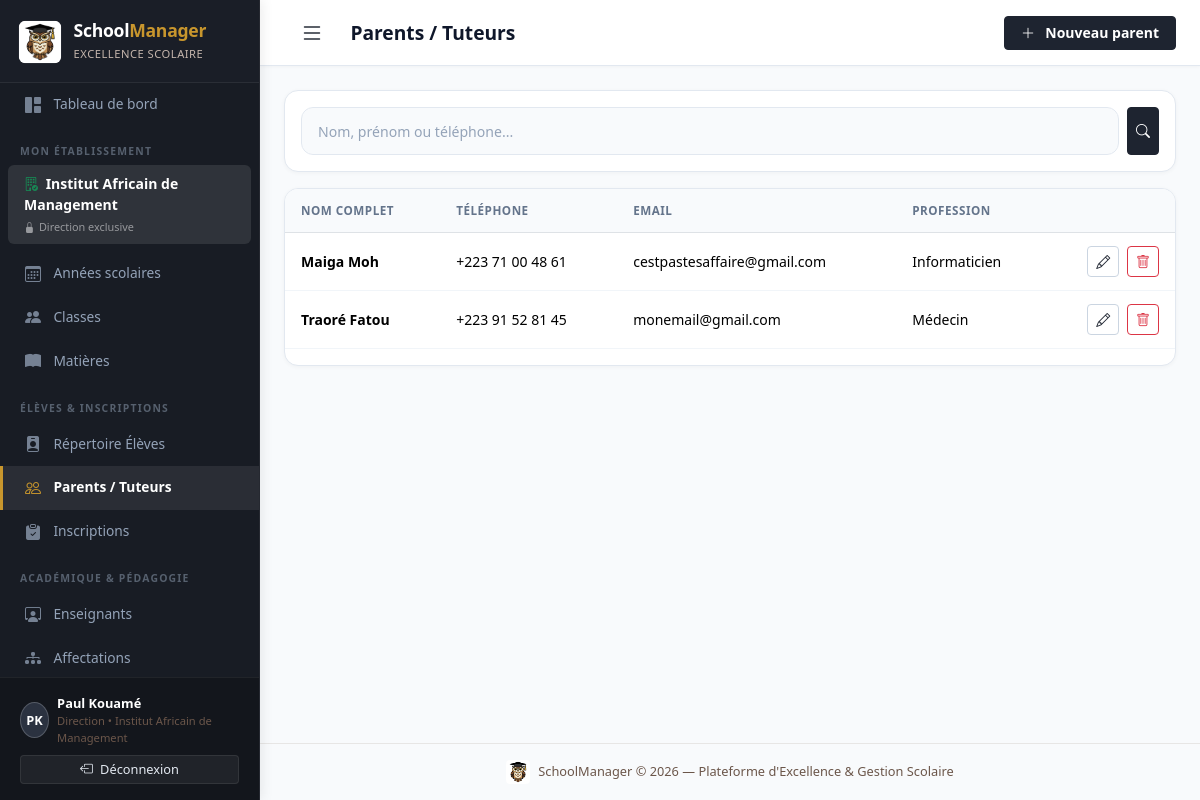
Screenshot of /students/parents/ (signed in) with the database file from the repository.
### accounts/models.py (models this page shows, shortened)
class CustomUser(AbstractUser):
    ROLE_ADMIN = 'admin'
    ROLE_DIRECTION = 'direction'
    ROLE_ENSEIGNANT = 'enseignant'
    ROLE_PAIEMENT = 'paiement'
    ROLE_CHOICES = [
        (ROLE_ADMIN, 'Administrateur'),
        (ROLE_DIRECTION, 'Personnel de direction'),
        (ROLE_ENSEIGNANT, 'Enseignant'),
        (ROLE_PAIEMENT, 'Personnel paiement'),
    ]
    role = models.CharField(
        max_length=20,
        choices=ROLE_CHOICES,
        default=ROLE_DIRECTION,
        verbose_name='Rôle',
    )
    etablissement = models.ForeignKey(
        'school.Etablissement',
        on_delete=models.SET_NULL,
        null=True,
        blank=True,
        related_name='utilisateurs',
        verbose_name='Établissement rattaché',
        help_text="Établissement unique auquel est affecté ce compte (notamment pour le personnel de direction)."
    )
    telephone = models.CharField(max_length=20, blank=True, verbose_name='Téléphone')
    class Meta:
        verbose_name = 'Utilisateur'
        verbose_name_plural = 'Utilisateurs'
    @property
    def is_super_admin(self):
        return self.is_superuser or self.role == self.ROLE_ADMIN
    @property
    def is_direction(self):
        return self.role == self.ROLE_DIRECTION
    @property
    def is_enseignant(self):
        return self.role == self.ROLE_ENSEIGNANT
    @property
    def is_paiement(self):
        return self.role == self.ROLE_PAIEMENT

### school/models.py (models this page shows, shortened)
class Etablissement(models.Model):
    nom = models.CharField(max_length=200, verbose_name='Nom')
    adresse = models.TextField(blank=True, verbose_name='Adresse')
    telephone = models.CharField(max_length=20, blank=True, verbose_name='Téléphone')
    email = models.EmailField(blank=True, verbose_name='Email')
    logo = models.ImageField(upload_to='logos/', blank=True, null=True, verbose_name='Logo')
    created_at = models.DateTimeField(auto_now_add=True)
    class Meta:
        verbose_name = 'Établissement'
        verbose_name_plural = 'Établissements'

### students/models.py (models this page shows)
class Parent(models.Model):
    RELATION_CHOICES = [
        ('pere', 'Père'),
        ('mere', 'Mère'),
        ('tuteur', 'Tuteur / Tutrice'),
        ('grand_parent', 'Grand-parent'),
        ('autre', 'Autre'),
    ]
    nom = models.CharField(max_length=100, verbose_name='Nom')
    prenom = models.CharField(max_length=100, verbose_name='Prénom')
    telephone = models.CharField(max_length=20, verbose_name='Téléphone')
    telephone2 = models.CharField(max_length=20, blank=True, verbose_name='Téléphone 2')
    email = models.EmailField(blank=True, verbose_name='Email')
    profession = models.CharField(max_length=100, blank=True, verbose_name='Profession')
    adresse = models.TextField(blank=True, verbose_name='Adresse')
    created_at = models.DateTimeField(auto_now_add=True)
    class Meta:
        verbose_name = 'Parent / Tuteur'
        verbose_name_plural = 'Parents / Tuteurs'
        ordering = ['nom', 'prenom']
    def __str__(self):
        return f"{self.nom} {self.prenom}"

### students/views.py (the view)
# urls.py: path('parents/', views.parent_list, name='parent_list'),
@login_required
def parent_list(request):
    q = request.GET.get('q', '')
    parents = Parent.objects.all()
    if q:
        parents = parents.filter(Q(nom__icontains=q) | Q(prenom__icontains=q) | Q(telephone__icontains=q))
    return render(request, 'students/parent_list.html', {'parents': parents, 'q': q})

### templates/students/parent_list.html (shortened to what this page needs)
{% extends 'base.html' %}
{% block page_title %}Parents / Tuteurs{% endblock %}
{% block topbar_actions %}
<a href="{% url 'students:parent_create' %}" class="btn btn-primary btn-sm"><i class="bi bi-plus-lg me-1"></i>Nouveau parent</a>
{% endblock %}
{% block content %}
<div class="table-card mb-3 p-3">
  <form method="get" class="d-flex gap-2">
    <input type="search" name="q" value="{{ q }}" class="form-control form-control-sm" placeholder="Nom, prénom ou téléphone...">
    <button type="submit" class="btn btn-sm btn-primary"><i class="bi bi-search"></i></button>
  </form>
</div>
<div class="table-card">
  <div class="table-responsive">
    <table class="table table-hover align-middle">
      <thead><tr><th>Nom complet</th><th>Téléphone</th><th>Email</th><th>Profession</th><th></th></tr></thead>
      <tbody>
        {% for p in parents %}
        <tr>
          <td class="fw-semibold">{{ p }}</td>
          <td>{{ p.telephone }}</td>
          <td>{{ p.email|default:"—" }}</td>
          <td>{{ p.profession|default:"—" }}</td>
          <td class="text-end">
            <a href="{% url 'students:parent_edit' p.pk %}" class="btn btn-sm btn-outline-primary me-1"><i class="bi bi-pencil"></i></a>
            <a href="{% url 'students:parent_delete' p.pk %}" class="btn btn-sm btn-outline-danger"><i class="bi bi-trash"></i></a>
          </td>
        </tr>
        {% empty %}
        <tr><td colspan="5" class="text-center text-muted py-4">Aucun parent / tuteur.</td></tr>
        {% endfor %}
      </tbody>
    </table>
  </div>
</div>
{% endblock %}

### templates/base.html (shortened to what this page needs)
{% load static %}
<!DOCTYPE html>
<html lang="fr">
<head>
  <link href="https://cdn.jsdelivr.net/npm/bootstrap@5.3.3/dist/css/bootstrap.min.css" rel="stylesheet">
  <link href="https://cdn.jsdelivr.net/npm/bootstrap-icons@1.11.3/font/bootstrap-icons.css" rel="stylesheet">
  <link href="{% static 'css/schoolmanager.css' %}" rel="stylesheet">
</head>
<body>
{% if user.is_authenticated %}
<nav id="sidebar">
  <a href="{% url 'dashboard' %}" class="sidebar-brand text-decoration-none" title="Tableau de bord — SchoolManager">
    <img src="{% static 'img/logo.jpg' %}" alt="Logo Hibou SchoolManager" class="sidebar-brand-logo rounded-2">
    <div>
      <h4>School<span>Manager</span></h4>
      <small>Excellence Scolaire</small>
    </div>
  </a>
  <div class="sidebar-nav-scroll">
    <a href="{% url 'dashboard' %}" class="nav-link {% if request.resolver_match.url_name == 'dashboard' %}active{% endif %}">
      <i class="bi bi-grid-1x2-fill"></i> Tableau de bord
    </a>
    {% if user.is_enseignant %}
    <div class="nav-section-title">Espace Pédagogique</div>
    <a href="{% url 'academics:note_list' %}" class="nav-link {% if 'notes' in request.path %}active{% endif %}">
      <i class="bi bi-pencil-square"></i> Mes Notes
    </a>
    <a href="{% url 'academics:affectation_list' %}" class="nav-link {% if 'affectations' in request.path %}active{% endif %}">
      <i class="bi bi-diagram-3-fill"></i> Mes Affectations
    </a>
    <div class="nav-section-title">Mes Classes &amp; Élèves</div>
    <a href="{% url 'school:classe_list' %}" class="nav-link {% if 'classes' in request.path %}active{% endif %}">
      <i class="bi bi-people-fill"></i> Classes
    </a>
    <a href="{% url 'school:matiere_list' %}" class="nav-link {% if 'matieres' in request.path %}active{% endif %}">
      <i class="bi bi-book-fill"></i> Matières
    </a>
    <a href="{% url 'students:eleve_list' %}" class="nav-link {% if '/students/' in request.path and 'parents' not in request.path and 'inscriptions' not in request.path %}active{% endif %}">
      <i class="bi bi-person-badge-fill"></i> Élèves
    </a>
    <div class="nav-section-title">Suivi des Présences</div>
    <a href="{% url 'attendance_payments:absence_list' %}" class="nav-link {% if 'absences' in request.path %}active{% endif %}">
      <i class="bi bi-calendar-x-fill"></i> Saisie des Absences
    </a>
    {% else %}
    <div class="nav-section-title">Mon Établissement</div>
    <div class="px-3 py-2 text-white small rounded bg-white bg-opacity-10 mb-2 mx-2">
      <i class="bi bi-building-check text-success me-1"></i>
      <strong>{{ user.etablissement.nom|default:'Établissement rattaché' }}</strong>
      <div class="text-white-50 mt-1" style="font-size:0.68rem;"><i class="bi bi-lock-fill me-1"></i>Direction exclusive</div>
    </div>
    <a href="{% url 'school:annee_list' %}" class="nav-link {% if 'annees' in request.path %}active{% endif %}">
      <i class="bi bi-calendar3"></i> Années scolaires
    </a>
    <a href="{% url 'school:classe_list' %}" class="nav-link {% if 'classes' in request.path %}active{% endif %}">
      <i class="bi bi-people-fill"></i> Classes
    </a>
    <a href="{% url 'school:matiere_list' %}" class="nav-link {% if 'matieres' in request.path %}active{% endif %}">
      <i class="bi bi-book-fill"></i> Matières
    </a>
    <div class="nav-section-title">Élèves &amp; Inscriptions</div>
    <a href="{% url 'students:eleve_list' %}" class="nav-link {% if '/students/' in request.path and 'parents' not in request.path and 'inscriptions' not in request.path %}active{% endif %}">
      <i class="bi bi-person-badge-fill"></i> Répertoire Élèves
    </a>
    <a href="{% url 'students:parent_list' %}" class="nav-link {% if 'parents' in request.path %}active{% endif %}">
      <i class="bi bi-people"></i> Parents / Tuteurs
    </a>
    <a href="{% url 'students:inscription_list' %}" class="nav-link {% if 'inscriptions' in request.path %}active{% endif %}">
      <i class="bi bi-clipboard-check-fill"></i> Inscriptions
    </a>
    <div class="nav-section-title">Académique &amp; Pédagogie</div>
    <a href="{% url 'academics:enseignant_list' %}" class="nav-link {% if 'enseignants' in request.path %}active{% endif %}">
      <i class="bi bi-person-workspace"></i> Enseignants
    </a>
    <a href="{% url 'academics:affectation_list' %}" class="nav-link {% if 'affectations' in request.path %}active{% endif %}">
      <i class="bi bi-diagram-3-fill"></i> Affectations
    </a>
    {% endif %}
  </div>
  <div class="sidebar-footer">
    <div class="d-flex align-items-center gap-2 mb-2">
      <div class="avatar-initiales">{{ user.first_name|first|upper }}{{ user.last_name|first|upper }}</div>
      <div class="overflow-hidden">
        <div class="text-truncate text-white" style="font-size:0.8rem;font-weight:600;">{{ user.get_full_name|default:user.username }}</div>
        <div style="color:var(--secondary);font-size:0.7rem;">
          {% if user.is_super_admin %}Super Admin
          {% elif user.is_direction %}Direction &bull; {{ user.etablissement.nom|default:'Établissement' }}
          {% else %}{{ user.get_role_display }}{% endif %}
        </div>
      </div>
    </div>
    <form method="post" action="{% url 'accounts:logout' %}">
      <button type="submit" class="btn btn-sm w-100 btn-logout">
        <i class="bi bi-box-arrow-left me-1"></i> Déconnexion
      </button>
    </form>
  </div>
</nav>
{% endif %}
<div id="main-content" {% if not user.is_authenticated %}style="margin-left:0"{% endif %}>
  {% if user.is_authenticated %}
  <header class="topbar">
    <div class="topbar-left">
      <button class="btn btn-sm d-md-none" id="sidebarToggle" style="background:transparent;border:none;" aria-label="Ouvrir le menu">
        <i class="bi bi-list fs-4" style="color:var(--primary)"></i>
      </button>
      <h1 class="page-title">{% block page_title %}{% endblock %}</h1>
    </div>
    <div class="topbar-right">
      {% block topbar_actions %}{% endblock %}
    </div>
  </header>
  {% endif %}
  <main class="{% if user.is_authenticated %}p-4 flex-grow-1{% endif %}">
    {% block content %}{% endblock %}
  </main>
  {% if user.is_authenticated %}
  <footer class="text-center py-3" style="font-size:0.8rem;color:var(--secondary);border-top:1px solid rgba(110,84,70,0.12);">
    <div class="d-flex align-items-center justify-content-center gap-2">
      <img src="{% static 'img/logo.jpg' %}" alt="Logo Hibou SchoolManager" style="width:24px;height:24px;border-radius:4px;" class="shadow-xs" loading="lazy">
      <span>SchoolManager &copy; {% now "Y" %} — Plateforme d'Excellence &amp; Gestion Scolaire</span>
    </div>
  </footer>
  {% endif %}
</div>
</body>
</html>

### rows the page displays
CustomUser: etablissement.nom "Institut Africain de Management", first_name|first "P", last_name|first "K", get_full_name "Paul Kouamé"
Parent: nom+prenom "Maiga Moh", telephone "+223 71 00 48 61", email "cestpastesaffaire@gmail.com", profession "Informaticien"
Parent: nom+prenom "Traoré Fatou", telephone "+223 91 52 81 45", email "monemail@gmail.com", profession "Médecin"
